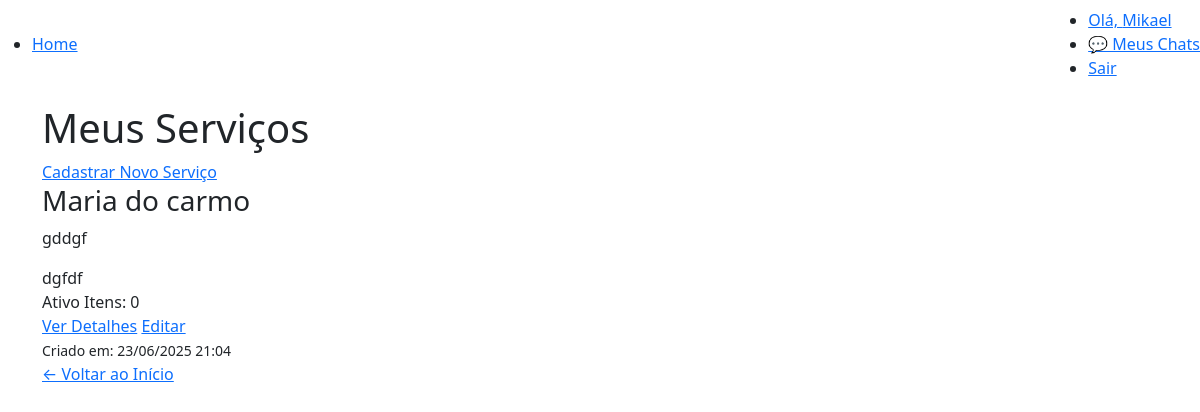
The page /servicos/ (signed in) on the database its author committed.
### servicos/models.py (models this page shows, shortened)
class Servico(models.Model):
    fornecedor = models.ForeignKey(Fornecedor, on_delete=models.CASCADE, related_name='servicos')
    nome = models.CharField(max_length=200)
    descricao = models.TextField()
    tags = models.JSONField(default=list, blank=True)
    ativo = models.BooleanField(default=True)
    data_criacao = models.DateTimeField(auto_now_add=True)
    data_atualizacao = models.DateTimeField(auto_now=True)
    class Meta:
        verbose_name = 'Serviço'
        verbose_name_plural = 'Serviços'
        ordering = ['-data_criacao']
    def get_tags_list(self):
        if isinstance(self.tags, str):
            try:
                return json.loads(self.tags)
            except:
                return []
        return self.tags or []
    @property
    def total_itens(self):
        return self.itens.count()
    @property
    def tem_imagens(self):
        return self.imagens.exists()

### servicos/views.py (the view)
# urls.py: path('', views.meus_servicos, name='meus_servicos'),
@login_required
def meus_servicos(request):
    try:
        fornecedor = Fornecedor.objects.get(user=request.user)
        servicos = Servico.objects.filter(fornecedor=fornecedor).order_by('-data_criacao')
        return render(request, 'pages/meus_servicos.html', {
            'servicos': servicos,
            'fornecedor': fornecedor
        })
    except Fornecedor.DoesNotExist:
        messages.error(request, 'Acesso restrito apenas para fornecedores.')
        return redirect('index')

### servicos/templates/pages/meus_servicos.html (shortened to what this page needs)
{% extends 'base.html' %}
{% block content %}
    <div class="container">
        <h1>Meus Serviços</h1>
        <div class="header-actions">
            <a href="{% url 'cadastrar_servico' %}" class="btn-primary">Cadastrar Novo Serviço</a>
        </div>
        {% if servicos %}
            <div class="servicos-grid">
                {% for servico in servicos %}
                    <div class="servico-card">
                        <h3>{{ servico.nome }}</h3>
                        <p class="descricao">{{ servico.descricao|truncatewords:20 }}</p>
                        {% if servico.tags %}
                        <div class="servico-tags">
                            {% for tag in servico.get_tags_list|slice:":3" %}
                                <span class="tag">{{ tag }}</span>
                            {% endfor %}
                        </div>
                        {% endif %}
                        <div class="servico-info">
                            <span class="status {% if servico.ativo %}ativo{% else %}inativo{% endif %}">
                                {% if servico.ativo %}Ativo{% else %}Inativo{% endif %}
                            </span>
                            <span class="itens">Itens: {{ servico.total_itens }}</span>
                        </div>
                        <div class="servico-actions">
                            <a href="{% url 'detalhes_servico' servico.id %}" class="btn-secondary">Ver Detalhes</a>
                            <a href="{% url 'editar_servico' servico.id %}" class="btn-secondary">Editar</a>
                        </div>
                        <div class="servico-meta">
                            <small>Criado em: {{ servico.data_criacao|date:"d/m/Y H:i" }}</small>
                        </div>
                    </div>
                {% endfor %}
            </div>
        {% else %}
            <div class="empty-state">
                <p>Você ainda não cadastrou nenhum serviço.</p>
                <a href="{% url 'cadastrar_servico' %}" class="btn-primary">Cadastrar Primeiro Serviço</a>
            </div>
        {% endif %}
        <div class="back-link">
            <a href="{% url 'index' %}">← Voltar ao Início</a>
        </div>
    </div>
{% endblock %}

### eventos/templates/partials/navbar.html
<nav class="navbar">
    <ul class="navbar-list navbar-list-left">
        <li><a href="{% url 'index' %}">Home</a></li>
    </ul>
    <ul class="navbar-list navbar-list-right">
        <li><a href="#">Olá, {{ user.first_name }}</a></li>
        <li><a href="{% url 'chat_list' %}" class="btn-primary">💬 Meus Chats</a></li>
        <li><a href="{% url 'sair' %}">Sair</a></li>
    </ul>
</nav>

### rows shown on the page
Servico: nome "Maria do carmo", descricao "gddgf", get_tags_list "dgfdf", ativo "Ativo", total_itens "0", data_criacao "23/06/2025 21:04"

### other values the page prints
{{ user.first_name }} "Mikael"
